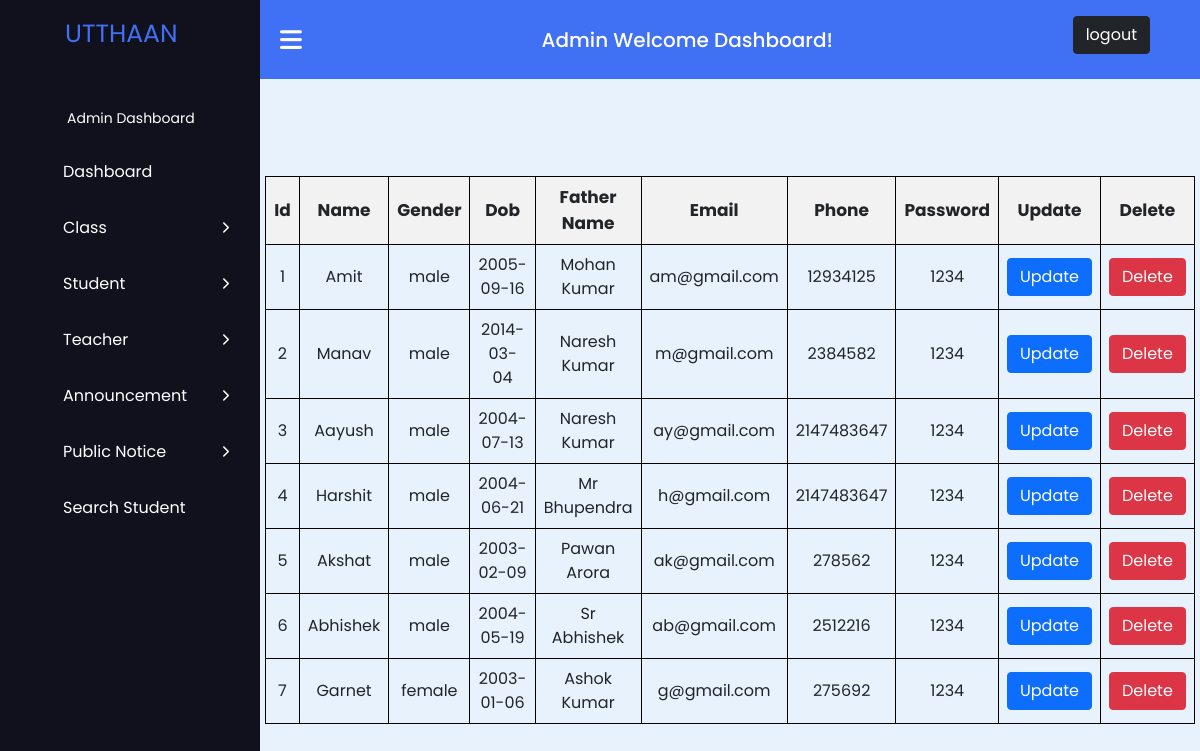
Screenshot of /view_student.php (signed in) with the database file from the repository.
### tables this page shows
CREATE TABLE `user` (
  `id` int(11) NOT NULL,
  `username` varchar(50) DEFAULT NULL,
  `phone` int(30) DEFAULT NULL,
  `email` varchar(50) DEFAULT NULL,
  `usertype` varchar(50) DEFAULT NULL,
  `password` varchar(50) DEFAULT NULL,
  `gender` varchar(10) DEFAULT NULL,
  `dob` date DEFAULT NULL,
  `fathername` varchar(50) DEFAULT NULL
);

### view_student.php (the view, shortened to what this page needs)
<?php
$host = "localhost";
$user = "root";
$password = "";
$database = "sms-project";
$data = mysqli_connect($host, $user, $password, $database);
$sql = "SELECT * FROM user WHERE usertype='student'";
$result = mysqli_query($data, $sql);
?>
<!DOCTYPE html>
<html lang="en">
<head>
    <link rel="stylesheet" href="https://cdnjs.cloudflare.com/ajax/libs/font-awesome/6.2.1/css/all.min.css"/>
    <link href="https://cdn.jsdelivr.net/npm/bootstrap@5.0.2/dist/css/bootstrap.min.css" rel="stylesheet">
</head>
<body>
    <?php
    include 'admin_sidebar.php';
    ?>
    <main class="main">
        <table>
            <thead>
                <tr>
                    <th class="table_th">Id</th>
                    <th class="table_th">Name</th>
                    <th class="table_th">Gender</th>
                    <th class="table_th">Dob</th>
                    <th class="table_th">Father Name</th>
                    <th class="table_th">Email</th>
                    <th class="table_th">Phone</th>
                    <th class="table_th">Password</th>
                    <th class="table_th">Update</th>
                    <th class="table_th">Delete</th>
                </tr>
            </thead>
            <tbody>
                <?php
                $sno=1;
                while ($info = $result->fetch_assoc()) {
                    ?>
                    <tr>
                        <td class="table_td"><?php echo $sno++; ?></td>
                        <td class="table_td">
                            <?php echo "{$info['username']}"; ?>
                        </td>
                        <td class="table_td">
                            <?php echo "{$info['gender']}"; ?>
                        </td>
                        <td class="table_td">
                            <?php echo "{$info['dob']}"; ?>
                        </td>
                        <td class="table_td">
                            <?php echo "{$info['fathername']}"; ?>
                        </td>
                        <td class="table_td">
                            <?php echo "{$info['email']}"; ?>
                        </td>
                        <td class="table_td">
                            <?php echo "{$info['phone']}"; ?>
                        </td>
                        <td class="table_td">
                            <?php echo "{$info['password']}"; ?>
                        </td>
                        <td class="table_td">
                            <?php echo "<a onClick=\"javascript:return confirm('Are you sure to update this');\" class='btn btn-primary' href='update_student.php?student_id={$info['id']}'>Update</a>"; ?>
                        </td>
                        <td class="table_td">
                            <?php
                            echo "<a onClick=\"javascript:return confirm('Are you sure to delete this');\" class='btn btn-danger' href='delete_student.php?student_id={$info['id']}'> Delete </a>";
                            ?>
                        </td>
                    </tr>
                    <?php
                }
                ?>
            </tbody>
        </table>
    </main>
</body>
</html>

### admin_sidebar.php (shortened to what this page needs)
<nav class="sidebar">
    <a href="dashboard.php" class="logo" style="color: #4070f4">UTTHAAN</a>
    <div class="menu-content">
        <ul class="menu-items">
            <div class="menu-title">Admin Dashboard</div>
            <li class="item">
                <a href="dashboard.php">Dashboard</a>
            </li>
            <li class="item">
                <div class="submenu-item">
                    <span>Class</span>
                    <i class="fa-solid fa-chevron-right"></i>
                </div>
            </li>
            <li class="item">
                <div class="submenu-item">
                    <span>Student</span>
                    <i class="fa-solid fa-chevron-right"></i>
                </div>
            </li>
            <li class="item">
                <div class="submenu-item">
                    <span>Teacher</span>
                    <i class="fa-solid fa-chevron-right"></i>
                </div>
            </li>
            <li class="item">
                <div class="submenu-item">
                    <span>Announcement</span>
                    <i class="fa-solid fa-chevron-right"></i>
                </div>
            </li>
            <li class="item">
                <div class="submenu-item">
                    <span>Public Notice</span>
                    <i class="fa-solid fa-chevron-right"></i>
                </div>
            </li>
            <li class="item">
                <a href="search.php">Search Student</a>
            </li>
        </ul>
    </div>
</nav>
<nav class="navbar">
    <i class="fa-solid fa-bars" id="sidebar-close"></i>
    <h5 class="mb-0 font-weight-medium d-none d-lg-flex">Admin Welcome Dashboard!</h5>
    <div class="logout">
        <a href="logout.php" class="btn btn-dark" color="white">logout</a>
    </div>
</nav>

### view_student.php (style rules this page uses)
table { width: 50%; margin-top: 100px; border-collapse: collapse; }
th, td { padding: 8px; text-align: left; border-bottom: 1px solid #ddd; }
th { background-color: #f2f2f2; }
.table_th { border: 1px solid black; padding: 8px; font-size: 17px; text-align: center; }
.table_td { border: 1px solid black; padding: 8px; text-align: center; }

### admin_css.php (style rules this page uses)
* { margin: 0; padding: 0; box-sizing: border-box; font-family: "Poppins", sans-serif; }
.sidebar { position: fixed; height: 100%; width: 260px; background: #11101d; padding: 15px; z-index: 99; }
.logo { text-align: center; font-size: 25px; padding: 0 15px; margin-left: 35px; }
.sidebar a { color: #fff; text-decoration: none; }
.menu-content { position: relative; height: 100%; width: 100%; margin-top: 40px; overflow-y: scroll; }
.menu-items { height: 100%; width: 100%; list-style: none; transition: transform 0.4s ease; }
.menu-title { color: #fff; font-size: 14px; padding: 15px 20px; }
.item a, .submenu-item { padding: 16px; display: inline-block; width: 100%; border-radius: 12px; }
.item i { font-size: 12px; }
.submenu-item { display: flex; justify-content: space-between; align-items: center; color: #fff; cursor: pointer; }
.navbar, .main { left: 260px; width: calc(100% - 260px); transition: all 0.5s ease; z-index: 1000; }
.navbar { position: fixed; color: #fff; padding: 15px 20px; font-size: 25px; background: #4070f4; cursor: pointer; }
.navbar #sidebar-close { cursor: pointer; }
.main { position: relative; display: flex; align-items: center; justify-content: center; height: 100vh; z-index: 100; background: #e7f2fd; }
.logout { float: right; padding-right: 30px; padding-bottom: 10px; }

### rows the page displays
user: username "Amit", gender "male", dob "2005-09-16", fathername "Mohan Kumar", email "am@gmail.com", phone "12934125", password "1234"
user: username "Manav", gender "male", dob "2014-03-04", fathername "Naresh Kumar", email "m@gmail.com", phone "2384582", password "1234"
user: username "Aayush", gender "male", dob "2004-07-13", fathername "Naresh Kumar", email "ay@gmail.com", phone "2147483647", password "1234"
user: username "Harshit", gender "male", dob "2004-06-21", fathername "Mr Bhupendra", email "h@gmail.com", phone "2147483647", password "1234"
user: username "Akshat", gender "male", dob "2003-02-09", fathername "Pawan Arora", email "ak@gmail.com", phone "278562", password "1234"
user: username "Abhishek", gender "male", dob "2004-05-19", fathername "Sr Abhishek", email "ab@gmail.com", phone "2512216", password "1234"
user: username "Garnet", gender "female", dob "2003-01-06", fathername "Ashok Kumar", email "g@gmail.com", phone "275692", password "1234"
